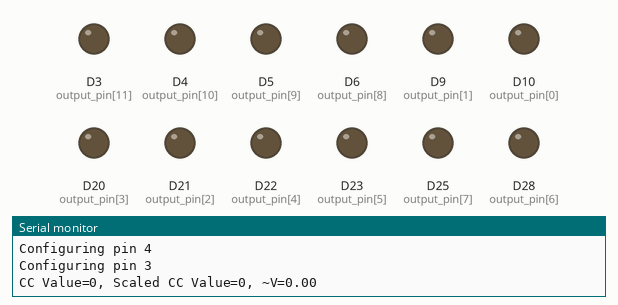
This sketch was run on a simulated Arduino Zero (SAMD21). Parts: output pins drawn as LEDs (lit = HIGH), the last lines printed to the serial monitor.

Above: at 0.65 s.
At 4.35 s:
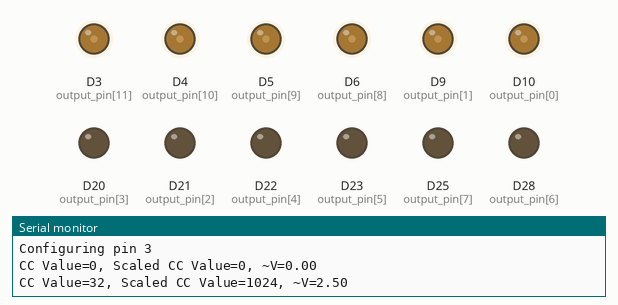
At 6.15 s:
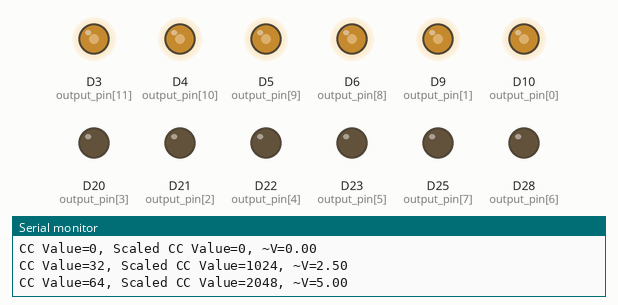
At 8.05 s:
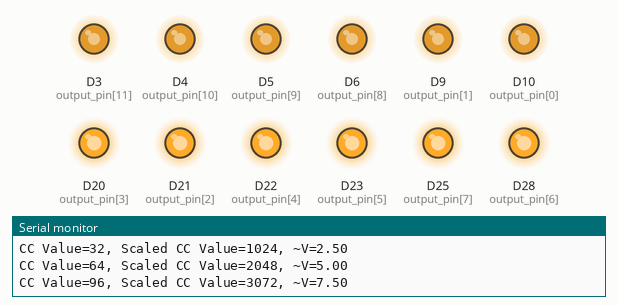
At 15.55 s:
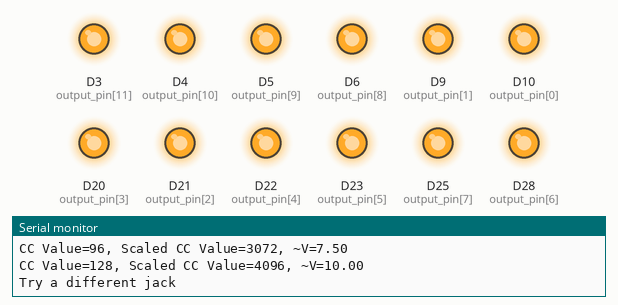
Timing chart, 0 to 20.1 s (numbered marks = the images above):
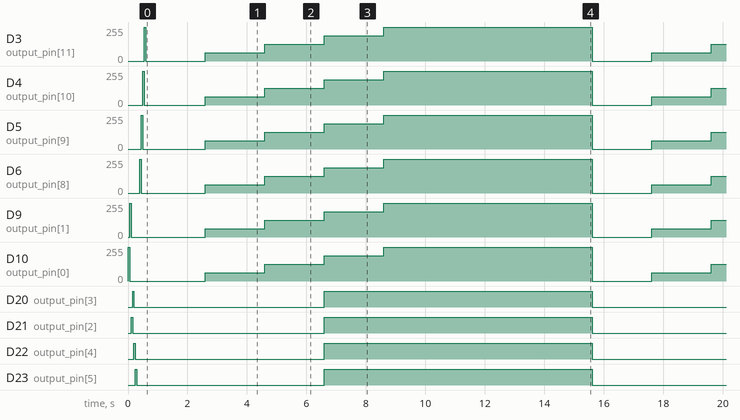

The sketch:

output_test.ino
```cpp
// Magpie/Neutron Dodeca Test
//
// This script will iterate through CC values 0, 32, 64, 96 and 128 yielding
// approximately 0v, 2.5v, 5v, 7.50v and 10v on the output CV jacks.  You can
// use this in conjuntion with a module that responds predictably to CV
// voltage or a voltmeter (or DMM) to test the output values.
//
// The script will pause for 2s between each voltage and 5s at the end to
// give you time to switch jacks.  Values being set are also written to the
// serial port so you can double check what is being set.
//
// v@filby.ca


int output_count = 12;

// top to bottom, left to right (order only affects startup sequence)
//int output_pin[] = {23,A14,22,25,20,6,21,5,9,4,10,3};

// left to right, bottom to top (order only affects startup sequence)
int output_pin[] = {10,9,21,20,22,23,A14,25,6,5,4,3};


void setup() {
  Serial.begin(9600);

  for( int i = 0; i < output_count; i++ ) {

    // Not quite sure why this is skipped, but the examples omitted the DAC pin.
    if( output_pin[i] == A14 )
      continue;

    Serial.println( String( "Configuring pin " ) + output_pin[i] );
    pinMode( output_pin[i], OUTPUT );
    analogWriteFrequency( output_pin[i], 40000 );
  }

  analogWriteResolution(12);

  // Startup LED sequence
  for (int i = 0;i < output_count; i++ ){
    analogWrite(output_pin[i], 128 << 5 );
    delay(50);
    analogWrite(output_pin[i], 0);
  }

}

void loop() {
  for( int i = 0; i < 129; i += 32) {
    Serial.println(String( "CC Value=" ) + i + ", Scaled CC Value=" + (i << 5) + ", ~V=" + (i/128.0*10.0) );
    for( int j = 0; j < 12; j++ ) {
      analogWrite( output_pin[j], (i << 5) );
    }
    delay( 2000 );
  }
  Serial.println( "Try a different jack" );
  delay( 5000 );
}
```

Measured:
- by itself, D20 (output_pin[3]), D21 (output_pin[2]), D22 (output_pin[4]), D23 (output_pin[5]), D25 (output_pin[7]), D28 (output_pin[6]): alternates HIGH for 9.0 s and LOW for 6.0 s
- by itself, D3 (output_pin[11]), D4 (output_pin[10]), D5 (output_pin[9]), D6 (output_pin[8]), D9 (output_pin[1]), D10 (output_pin[0]): repeats every 15.0 s: 63/255 2.0 s, 127/255 2.0 s, 191/255 2.0 s, 255/255 7.0 s, 0/255 2.0 s
